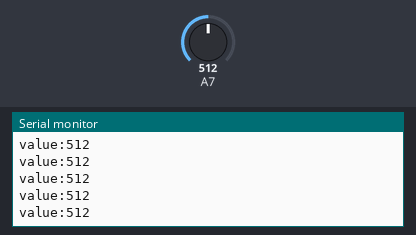
Bench run of a sketch on a simulated Arduino Uno, built with avr-gcc and run on an emulated ATmega328P. Shown: the last lines printed to the serial monitor. The test bench sets the inputs (shaded band); at power-on: A7 = 512.

Above: at 1.2 s.
1.3 s: A7 set to 716
At 1.32 s:
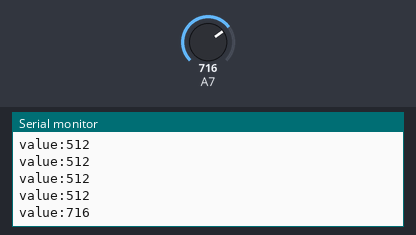
2.8 s: A7 set to 900
At 2.83 s:
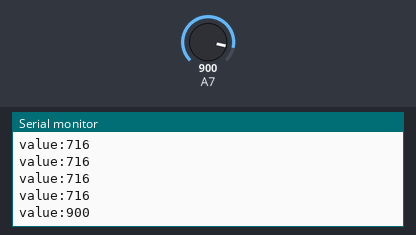
Timing chart, 0 to 5.8 s (numbered marks = the images above; inputs shaded):
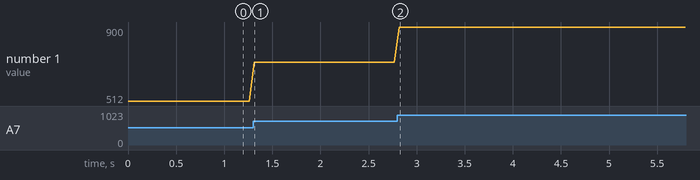

The sketch:

SoundSensorTest.ino
```cpp
/* Testprogramm für den Sound-Sensor am Auriga-Board.
 *
 * ACHTUNG: beim Auriga ist der Sound-Sensor am Port 14 angeschlossen.
 */
#include <MeAuriga.h>

MeSoundSensor soundSensor(PORT_14);

void setup() {
  Serial.begin(115200);
}

void loop() {
  Serial.print("value:");
  Serial.println(soundSensor.strength() );
  delay(50);
}
```

Measured:
- after the input at 1.3 s, the serial monitor: prints a new line at once (image 1)
- after the input at 2.8 s, the serial monitor: prints a new line at once (image 2)
- plotted number 1: 512 → 716 after the input at 1.3 s, 716 → 900 after the input at 2.8 s
